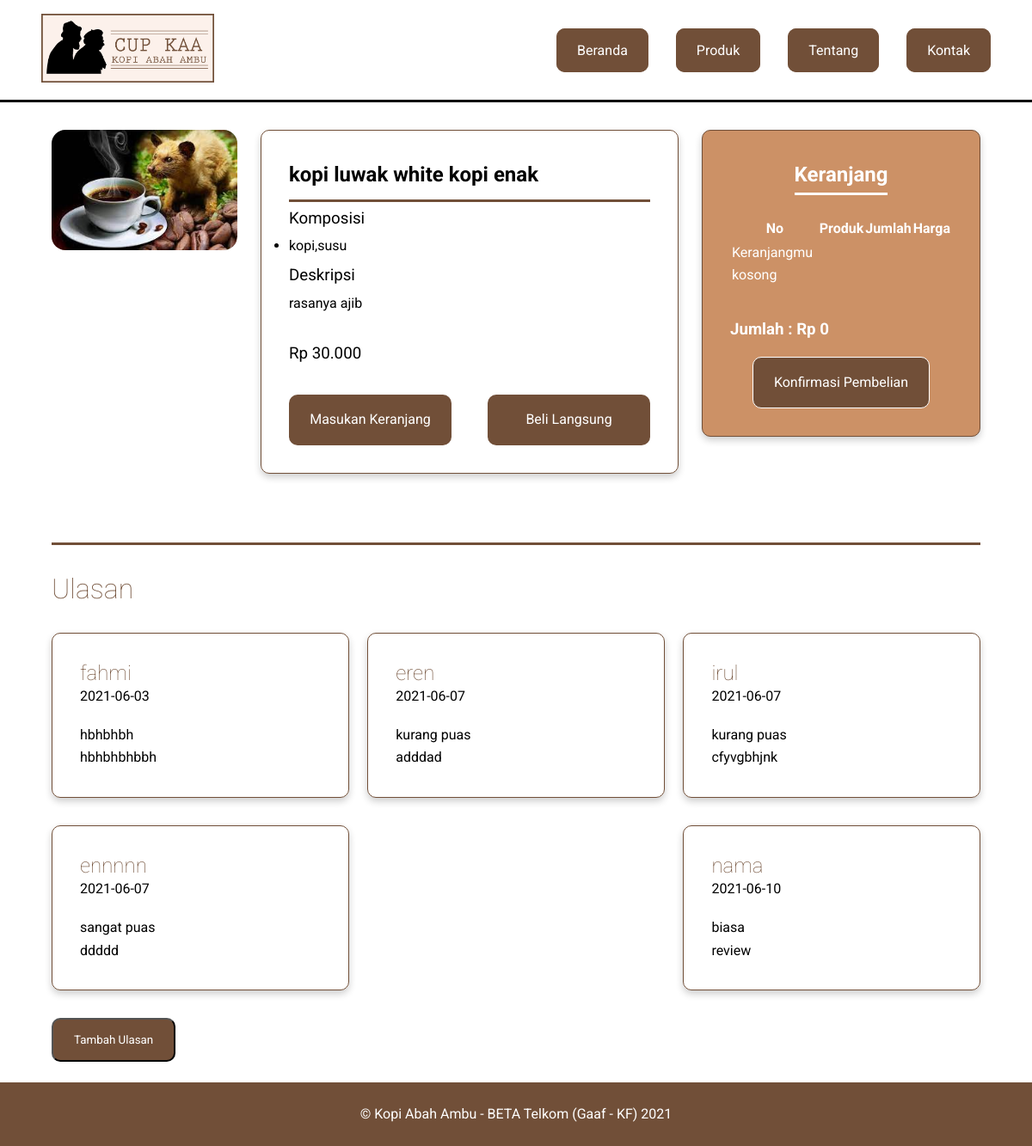
/produk.php?idproduk=7, run on the app's committed database.
### tables this page shows
CREATE TABLE `produk` (
  `idproduk` int(11) NOT NULL,
  `namaproduk` varchar(100) NOT NULL,
  `komposisi` text NOT NULL,
  `gambar` varchar(100) NOT NULL,
  `deskripsi` text NOT NULL,
  `harga` int(11) NOT NULL
);

CREATE TABLE `review_produk` (
  `idreview` int(11) NOT NULL,
  `namareview` varchar(20) NOT NULL,
  `deskripsireview` text NOT NULL,
  `tgl` date NOT NULL,
  `idproduk` int(11) NOT NULL,
  `rating` varchar(100) NOT NULL
);

### script/koneksi.php (called while the page is built, shortened)
<?php
function rupiah($angka)
{
    $hasil_rupiah = "Rp " . number_format($angka, 0, ',', '.');
    return $hasil_rupiah;
}

### produk.php (the view, shortened to what this page needs)
<?php
require_once "view/header.php";
include 'script/koneksi.php';
$id = $_GET['idproduk'];
?>
<div class="main-container">
  <?php
  $ambildata = mysqli_query($conn, "SELECT * FROM produk WHERE idproduk='$id'");
  while ($row = mysqli_fetch_array($ambildata)) {
  ?>
    <div class="flex main">
      <div class="product">
        <img src="dist/img/gambar_produk/<?php echo $row['gambar']; ?>" alt="" class="thumbnail">
      </div>
      <div class="desc card">
        <h2> <?php echo $row['namaproduk']; ?>  </h2>
        <h3>Komposisi</h3>
        <ul>
          <li> <?php echo $row['komposisi']; ?> </li>
        </ul>
        <h3>Deskripsi</h3>
        <p><?php echo $row['deskripsi']; ?></p>
        <br>
        <h3><?php echo rupiah($row['harga']); ?></h3>
        <div class="buy flex">
          <a href="produk.php?page=produk&action=add&idproduk=<?php echo $row['idproduk']; ?>" class="buy-link link"> <span class="center">Masukan Keranjang</span> </a>
          <a href="beli_langsung.php?idproduk=<?php echo $row['idproduk']; ?>" class="buy-link link"> <span class="center">Beli Langsung</span></a>
        </div>
      </div>
    <?php } ?>
    <div class="cart card flex">
      <h2>Keranjang</h2>
      <table>
        <tr class="table">
          <th>No</th>
          <th>Produk</th>
          <th>Jumlah</th>
          <th>Harga</th>
        </tr>
        <?php
        $no = 1;
        $totalprice = 0;
        if (isset($_SESSION['cart'])) {
          $sql = "SELECT * FROM produk WHERE idproduk IN(";
          foreach ($_SESSION['cart'] as $id => $value) {
            $sql .= $id . ",";
          }
          $sql = substr($sql, 0, -1) . ") ORDER BY idproduk ASC";
          $query = mysqli_query($conn, $sql);
          if (!empty($query)) {
            while ($row = mysqli_fetch_array($query)) {
        ?>
              <tr class="table">
                <td><?php echo $no++; ?></td>
                <td><?php echo $row['namaproduk']; ?></td>
                <td><?php echo $_SESSION['cart'][$row['idproduk']]['quantity']; ?></td>
                <?php
                $subtotal = $_SESSION['cart'][$row['idproduk']]['quantity'] * $row['harga'];
                $totalprice += $subtotal;
                ?>
                <td><?php echo rupiah($row['harga']); ?></td>
                <td><a href="produk.php?page=produk&action=remove&idproduk=<?php echo $row['idproduk']; ?>">hapus</a></td>
              <?php
            }
          } else {
              ?>
              <tr>
                <td colspan="3"><?php echo "<i>Keranjangmu kosong"; ?></td>
              </tr>
            <?php
          }
            ?>
          <?php
        } else {
          ?>
            <tr>
              <td><?php echo "Keranjangmu kosong"; ?></td>
            </tr>
          <?php
        }
          ?>
      </table>
      <br>
      <h3>Jumlah : <?php echo rupiah($totalprice); ?></h3><br>
      <a href="konfirmasi.php" class="link"> Konfirmasi Pembelian </a>
    </div>
    </div>
    <div class="review">
      <h1>Ulasan</h1>
      <div class="flex review-container">
        <?php
        $idproduk = $_GET['idproduk'];
        $query = "SELECT * FROM review_produk WHERE idproduk = '$idproduk'";
        $hasil = mysqli_query($conn, $query);
        if (mysqli_num_rows($hasil) > 0) {
          while ($data = mysqli_fetch_array($hasil)) {
        ?>
            <div class="card card-review">
              <h2><?php echo $data['namareview']; ?></h2>
              <p><?php echo $data['tgl']; ?></p><br>
              <p><?php echo $data['rating']; ?></p>
              <p><?php echo $data['deskripsireview']; ?></p>
            </div>
          <?php }
        } elseif (mysqli_num_rows($hasil) == 0) {
          ?>
          <h2>Belum ada ulasan</h2><br>
        <?php } ?>
      </div>
      <input type="button" value="Tambah Ulasan" class="link" onclick="review()">
    </div>
</div>
<?php
require_once "view/footer.php";
?>

### data on the page
produk: gambar (picture), namaproduk "kopi luwak white kopi enak", komposisi "kopi,susu", deskripsi "rasanya ajib", harga "Rp 30.000"
review_produk: namareview "fahmi", tgl "2021-06-03", rating "hbhbhbh", deskripsireview "hbhbhbhbbh"
review_produk: namareview "eren", tgl "2021-06-07", rating "kurang puas", deskripsireview "adddad"
review_produk: namareview "irul", tgl "2021-06-07", rating "kurang puas", deskripsireview "cfyvgbhjnk"
review_produk: namareview "ennnnn", tgl "2021-06-07", rating "sangat puas", deskripsireview "ddddd"
review_produk: namareview "nama", tgl "2021-06-10", rating "biasa", deskripsireview "review"

### other printed values
rupiah($totalprice) "Rp 0"
